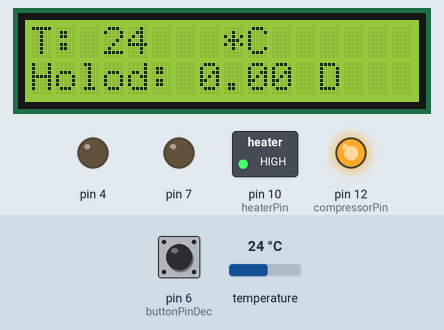
Simulated run of this program. Board: Arduino Nano, built with avr-gcc and run on an emulated ATmega328P. On the bench: 16×2 character LCD, switched loads named in the program (green lamp = pin HIGH), output pins drawn as LEDs (lit = HIGH). The test bench sets the inputs (shaded band); at power-on: pin 6 (buttonPinDec) HIGH, temperature 24 °C.

Above: at 1.6 s.
1.7 s: pin 6 (buttonPinDec) pulled LOW for 0.15 s
At 2.9 s:
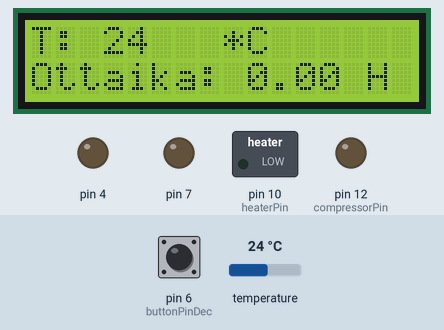
3.5 s: temperature set to 12 °C
At 4.5 s:
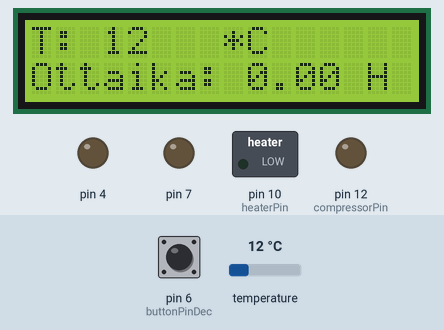
5.5 s: temperature set to 19 °C
At 7.2 s:
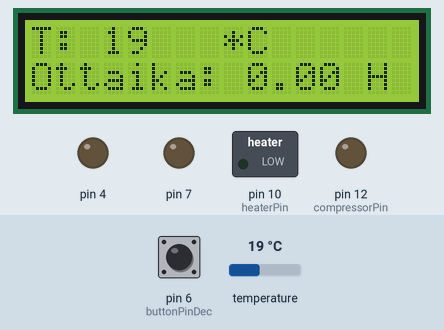
7.5 s: temperature set to 28 °C
At 8.7 s:
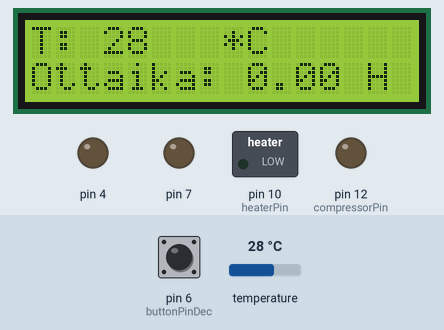
Timing chart, 0 to 10.5 s (numbered marks = the images above; inputs shaded):
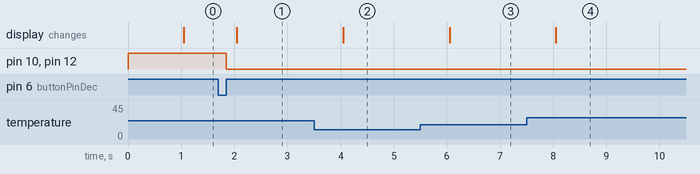

The program:

main.cpp
```cpp
#include <LiquidCrystal_I2C.h>
#include <OneWire.h>
#include <GyverButton.h>
#include <EEManager.h>
#include <../lib/GyverTimer/GyverTimer.h>

#define ds18Pin 2
#define heaterPin 10
#define compressorPin 12
#define buttonPinDec 6

#define ONE_DAY 86400000L
#define ONE_HOUR 3600000L

#define NEXT_DEFROST_TIMER 3 * 86400000L // 3 суток
#define DEFROST_DURATION_TIMER 2700000L  // 0.75 час

OneWire ds(ds18Pin);
LiquidCrystal_I2C lcd(0x27, 16, 2);

GTimer updateLcdTimer;
GTimer heaterPeriodTimer;
GTimer heaterDurationTimer;
GButton but2(buttonPinDec);

GTimer timer1;
int getTemp()
{
  static int t = 0;
  byte data[2];
  ds.reset();
  ds.write(0xCC);
  ds.write(0x44);

  if (timer1.isReady())
  {
    ds.reset();
    ds.write(0xCC);
    ds.write(0xBE);
    data[0] = ds.read();
    data[1] = ds.read();
    t = (data[1] << 8) + data[0];
    t = t >> 4;
  }
  return t;
}

void initTimers()
{
  timer1.setInterval(750);
  updateLcdTimer.setInterval(1000);
  heaterPeriodTimer.setTimeout(NEXT_DEFROST_TIMER);
  heaterDurationTimer.setTimeout(DEFROST_DURATION_TIMER);
  heaterDurationTimer.stop();
}

float timeNormalize(uint32_t time, float base)
{
  return floor((time / base) * 100) / 100;
}

void updateRestTimeLcd()
{
  lcd.setCursor(0, 1);
  lcd.print(F("                "));
  lcd.setCursor(0, 1);
  if (heaterPeriodTimer.isEnabled())
  {
    lcd.print(F("Holod: "));
    lcd.print(timeNormalize(heaterPeriodTimer.restTime(), ONE_DAY));
    lcd.print(F(" D"));
  }

  if (heaterDurationTimer.isEnabled())
  {
    lcd.print(F("Ottaika: "));
    lcd.print(timeNormalize(heaterDurationTimer.restTime(), ONE_HOUR));
    lcd.print(F(" H"));
  }
}

void updateLcd(int temp)
{
  lcd.setCursor(0, 0);
  lcd.print(F("T:      *C"));
  lcd.setCursor(3, 0);
  lcd.print(temp);
  updateRestTimeLcd();
}

void setup()
{
  pinMode(4, OUTPUT);
  digitalWrite(4, LOW); // negative pin

  pinMode(7, OUTPUT);
  digitalWrite(7, LOW); // negative pin

  pinMode(heaterPin, OUTPUT);
  pinMode(compressorPin, OUTPUT);

  digitalWrite(heaterPin, HIGH);
  digitalWrite(compressorPin, HIGH); // на одном реле подключено к NC на другом к NO

  initTimers();

  lcd.init();
  lcd.backlight();
}

void loop()
{
  but2.tick();

  if (but2.isClick())
  {
    heaterPeriodTimer.stop();
    heaterDurationTimer.start();
    digitalWrite(heaterPin, LOW);
    digitalWrite(compressorPin, LOW);
  }

  if (updateLcdTimer.isReady())
    updateLcd(getTemp());

  if (heaterPeriodTimer.isReady())
  {
    heaterPeriodTimer.stop();
    heaterDurationTimer.start();
    digitalWrite(heaterPin, LOW);
    digitalWrite(compressorPin, LOW);
  }

  if (!heaterPeriodTimer.isEnabled())
  {
    if (heaterDurationTimer.isReady())
    {
      heaterDurationTimer.stop();
      heaterPeriodTimer.start();
      digitalWrite(heaterPin, HIGH);
      digitalWrite(compressorPin, HIGH);
    }
  }
}
```

Measured:
- after the input at 1.7 s, pin 10 (heaterPin), pin 12 (compressorPin): HIGH → LOW after 0.15 s; the display: changes after 0.35 s (image 1)
- after the input at 3.5 s, the display: changes after 0.55 s (image 2)
- after the input at 5.5 s, the display: changes after 0.55 s (image 3)
- after the input at 7.5 s, the display: changes after 0.55 s (image 4)
